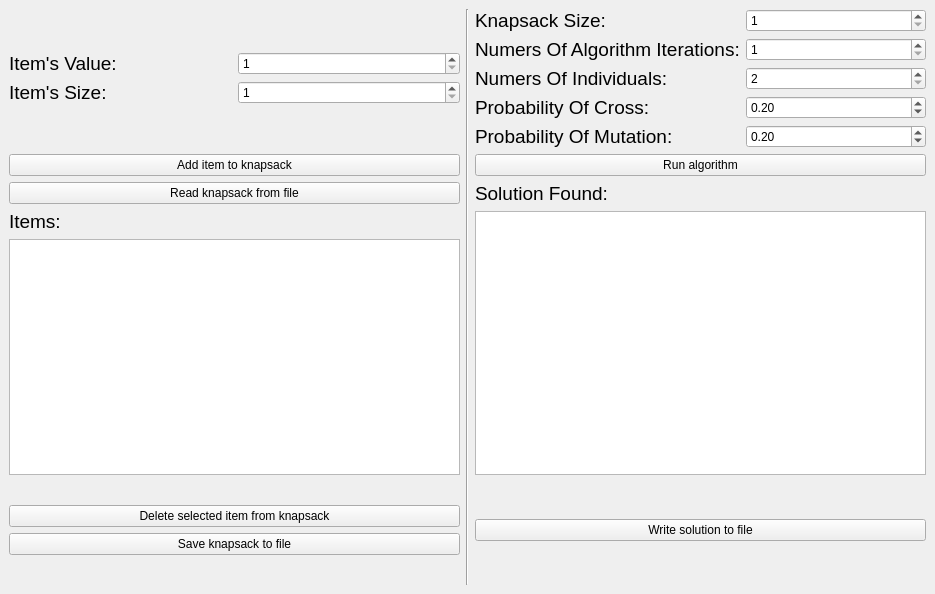
<?xml version="1.0" encoding="UTF-8"?>
<ui version="4.0">
 <class>knapsackProblem</class>
 <widget class="QMainWindow" name="knapsackProblem">
  <property name="geometry">
   <rect>
    <x>0</x>
    <y>0</y>
    <width>935</width>
    <height>594</height>
   </rect>
  </property>
  <property name="contextMenuPolicy">
   <enum>Qt::NoContextMenu</enum>
  </property>
  <property name="windowTitle">
   <string>Knapsack Problem</string>
  </property>
  <property name="toolButtonStyle">
   <enum>Qt::ToolButtonIconOnly</enum>
  </property>
  <widget class="QWidget" name="centralwidget">
   <layout class="QGridLayout" name="gridLayout_3">
    <item row="1" column="0">
     <layout class="QVBoxLayout" name="verticalLayout_3">
      <property name="sizeConstraint">
       <enum>QLayout::SetDefaultConstraint</enum>
      </property>
      <item>
       <layout class="QGridLayout" name="gridLayout_2">
        <item row="1" column="0">
         <widget class="QLabel" name="itemSizeText">
          <property name="font">
           <font>
            <pointsize>14</pointsize>
           </font>
          </property>
          <property name="text">
           <string>Item's Size:</string>
          </property>
         </widget>
        </item>
        <item row="0" column="0">
         <widget class="QLabel" name="itemValueText">
          <property name="font">
           <font>
            <pointsize>14</pointsize>
           </font>
          </property>
          <property name="text">
           <string>Item's Value:</string>
          </property>
         </widget>
        </item>
        <item row="1" column="1">
         <widget class="QSpinBox" name="spinSize">
          <property name="minimum">
           <number>1</number>
          </property>
          <property name="maximum">
           <number>9999999</number>
          </property>
         </widget>
        </item>
        <item row="0" column="1">
         <widget class="QSpinBox" name="spinValue">
          <property name="minimum">
           <number>1</number>
          </property>
          <property name="maximum">
           <number>9999999</number>
          </property>
         </widget>
        </item>
       </layout>
      </item>
     </layout>
    </item>
    <item row="7" column="0">
     <layout class="QVBoxLayout" name="verticalLayout_2">
      <item>
       <widget class="QPushButton" name="buttonDeleteItem">
        <property name="text">
         <string>Delete selected item from knapsack</string>
        </property>
       </widget>
      </item>
      <item>
       <widget class="QPushButton" name="buttonWriteFileKnapsack">
        <property name="text">
         <string>Save knapsack to file</string>
        </property>
       </widget>
      </item>
     </layout>
    </item>
    <item row="2" column="2">
     <layout class="QGridLayout" name="gridLayout_5">
      <item row="0" column="0">
       <widget class="QPushButton" name="buttonRun">
        <property name="text">
         <string>Run algorithm</string>
        </property>
       </widget>
      </item>
      <item row="1" column="0">
       <widget class="QLabel" name="solutionText">
        <property name="font">
         <font>
          <pointsize>14</pointsize>
         </font>
        </property>
        <property name="text">
         <string>Solution Found:</string>
        </property>
        <property name="alignment">
         <set>Qt::AlignLeading|Qt::AlignLeft|Qt::AlignTop</set>
        </property>
       </widget>
      </item>
      <item row="2" column="0">
       <widget class="QTextEdit" name="solutionTextOutput">
        <property name="font">
         <font>
          <pointsize>11</pointsize>
         </font>
        </property>
        <property name="readOnly">
         <bool>true</bool>
        </property>
       </widget>
      </item>
     </layout>
    </item>
    <item row="2" column="0">
     <layout class="QGridLayout" name="gridLayout_4">
      <item row="2" column="0">
       <widget class="QLabel" name="ListOfItemsText">
        <property name="font">
         <font>
          <pointsize>14</pointsize>
         </font>
        </property>
        <property name="text">
         <string>Items:</string>
        </property>
       </widget>
      </item>
      <item row="3" column="0">
       <widget class="QListView" name="listOfItems"/>
      </item>
      <item row="0" column="0">
       <widget class="QPushButton" name="buttonAddItem">
        <property name="text">
         <string>Add item to knapsack</string>
        </property>
       </widget>
      </item>
      <item row="1" column="0">
       <widget class="QPushButton" name="buttonReadFileKnapsack">
        <property name="text">
         <string>Read knapsack from file</string>
        </property>
       </widget>
      </item>
     </layout>
    </item>
    <item row="1" column="1" rowspan="12">
     <widget class="Line" name="line">
      <property name="orientation">
       <enum>Qt::Vertical</enum>
      </property>
     </widget>
    </item>
    <item row="1" column="2">
     <layout class="QVBoxLayout" name="verticalLayout">
      <item>
       <layout class="QGridLayout" name="gridLayout">
        <item row="4" column="0">
         <widget class="QLabel" name="mutableText">
          <property name="font">
           <font>
            <pointsize>14</pointsize>
           </font>
          </property>
          <property name="text">
           <string>Probability Of Mutation:</string>
          </property>
         </widget>
        </item>
        <item row="3" column="0">
         <widget class="QLabel" name="crossText">
          <property name="font">
           <font>
            <pointsize>14</pointsize>
           </font>
          </property>
          <property name="text">
           <string>Probability Of Cross:</string>
          </property>
         </widget>
        </item>
        <item row="0" column="0">
         <widget class="QLabel" name="knapsackSizeText">
          <property name="font">
           <font>
            <pointsize>14</pointsize>
           </font>
          </property>
          <property name="text">
           <string>Knapsack Size:</string>
          </property>
         </widget>
        </item>
        <item row="1" column="0">
         <widget class="QLabel" name="algorithmIterationsText">
          <property name="font">
           <font>
            <pointsize>14</pointsize>
           </font>
          </property>
          <property name="text">
           <string>Numers Of Algorithm Iterations:</string>
          </property>
         </widget>
        </item>
        <item row="2" column="0">
         <widget class="QLabel" name="individualsText">
          <property name="font">
           <font>
            <pointsize>14</pointsize>
           </font>
          </property>
          <property name="text">
           <string>Numers Of Individuals:</string>
          </property>
         </widget>
        </item>
        <item row="0" column="1">
         <widget class="QSpinBox" name="spinKnapsackSize">
          <property name="minimum">
           <number>1</number>
          </property>
          <property name="maximum">
           <number>999999999</number>
          </property>
         </widget>
        </item>
        <item row="1" column="1">
         <widget class="QSpinBox" name="spinIterations">
          <property name="minimum">
           <number>1</number>
          </property>
          <property name="maximum">
           <number>9999</number>
          </property>
         </widget>
        </item>
        <item row="2" column="1">
         <widget class="QSpinBox" name="spinIndividuals">
          <property name="minimum">
           <number>2</number>
          </property>
          <property name="maximum">
           <number>99</number>
          </property>
         </widget>
        </item>
        <item row="3" column="1">
         <widget class="QDoubleSpinBox" name="spinCrossProbab">
          <property name="maximum">
           <double>1.000000000000000</double>
          </property>
          <property name="singleStep">
           <double>0.010000000000000</double>
          </property>
          <property name="value">
           <double>0.200000000000000</double>
          </property>
         </widget>
        </item>
        <item row="4" column="1">
         <widget class="QDoubleSpinBox" name="spinMutProbab">
          <property name="maximum">
           <double>1.000000000000000</double>
          </property>
          <property name="singleStep">
           <double>0.010000000000000</double>
          </property>
          <property name="value">
           <double>0.200000000000000</double>
          </property>
         </widget>
        </item>
       </layout>
      </item>
     </layout>
    </item>
    <item row="7" column="2">
     <layout class="QVBoxLayout" name="verticalLayout_4">
      <item>
       <widget class="QPushButton" name="buttonWriteSolution">
        <property name="text">
         <string>Write solution to file</string>
        </property>
       </widget>
      </item>
     </layout>
    </item>
   </layout>
  </widget>
 </widget>
 <resources/>
 <connections/>
</ui>
